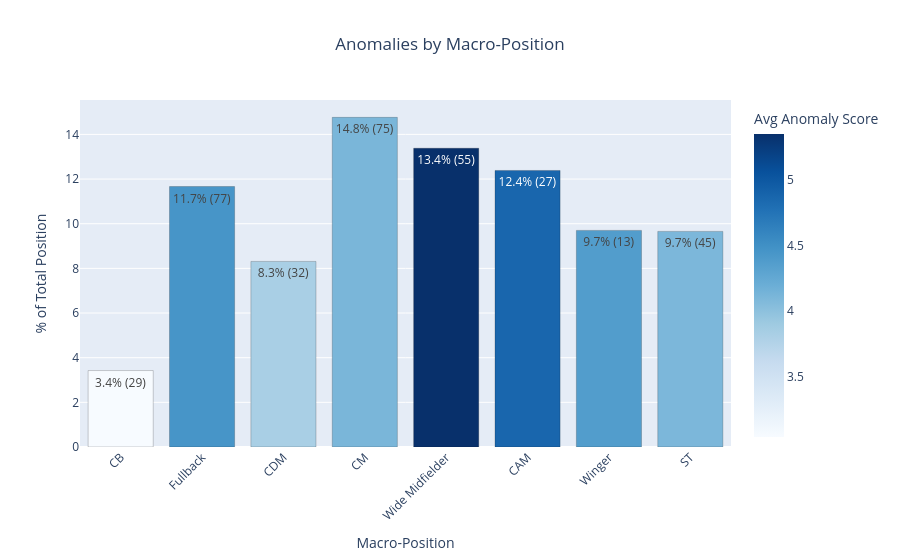

The notebook cell this image was saved under:
### Markdown cell above
* Ditribuzione quantità di anomalie per ruolo (Pagina overview) --- OK
* Distribuzione per campionato (Overview + Cluster Analysis) --- OK
* Distribuzione per età (cluster analysis) --- OK
* PCT di anomalie per ruolo(cluster analysis) --- OK

### Code cell
def plot_anomalies_per_macropos(df_anomalies, df_merged, sort_by='percentage'):
    
    macro_pos_order = ['CB', 'Fullback', 'CDM', 'CM', 'Wide Midfielder', 'CAM', 'Winger', 'ST']
    
    total_by_macropos = df_merged.groupby('macro_pos').size().reset_index(name='total_players')
    
    count_by_macropos = df_anomalies.groupby('macro_pos').agg(
        count=('macro_pos', 'count'),
        avg_anomaly_score=('robust_anomaly_score', 'mean')
    ).reset_index()
    
    stats = pd.merge(count_by_macropos, total_by_macropos, on='macro_pos', how='left')
    
    stats['percentage'] = (stats['count'] / stats['total_players']) * 100
    
    stats['bar_text'] = stats.apply(lambda x: f"{x['percentage']:.1f}% ({int(x['count'])})", axis=1)
    
    if sort_by == 'Percentage':
        stats = stats.sort_values('percentage', ascending=False)
    elif sort_by == 'Count':
        stats = stats.sort_values('count', ascending=False)
        stats['bar_text'] = stats.apply(lambda x: f"{int(x['count'])} ({x['percentage']:.1f}%)", axis=1)

    fig = px.bar(
        stats,
        x='macro_pos',
        y='percentage',
        color='avg_anomaly_score',
        title='Anomalies by Macro-Position',
        labels={
            'count': 'Number of Anomalies', 
            'macro_pos': 'Macro-Position',
            'avg_anomaly_score': 'Avg Anomaly Score',
            'percentage': '% of Total Position',
            'total_players': 'Total Players in Position'
        },
        text='bar_text', 
        color_continuous_scale='Blues',
        #category_orders={'macro_pos': macro_pos_order}, # Decommenta se vuoi usare l'ordinamento fisso
        
        hover_data={
            'avg_anomaly_score': ':.2f', 
            'percentage': ':.2f', 
            'total_players': True,
            'bar_text': False
        }
    )
    
    fig.update_traces(textposition='auto', marker_line_width=0.2, marker_line_color='black')
    
    if sort_by == 'Macro-Position':
        fig.update_layout(xaxis={'categoryorder':'array', 'categoryarray': macro_pos_order})
    
    fig.update_layout(title_x=0.5, xaxis_tickangle=-45)
    fig.show()

# Richiamo corretto della funzione:
plot_anomalies_per_macropos(df, merged, 'Macro-Position')

### Figure 1 — Plotly figure (JSON) as saved in the notebook; plotly's stock layout.template omitted (floating-point values rounded to 4 significant figures)
{"data": [{"customdata": [[4.869, 218, "12.4% (27)"], [3.042, 847, "3.4% (29)"], [3.829, 385, "8.3% (32)"], [4.113, 508, "14.8% (75)"], [4.448, 660, "11.7% (77)"], [4.097, 466, "9.7% (45)"], [5.348, 411, "13.4% (55)"], [4.371, 134, "9.7% (13)"]], "hovertemplate": "Macro-Position=%{x}<br>% of Total Position=%{y:.2f}<br>Avg Anomaly Score=%{marker.color:.2f}<br>Total Players in Position=%{customdata[1]}<extra></extra>", "legendgroup": "", "marker": {"color": [4.869, 3.042, 3.829, 4.113, 4.448, 4.097, 5.348, 4.371], "coloraxis": "coloraxis", "line": {"color": "black", "width": 0.2}, "pattern": {"shape": ""}}, "name": "", "orientation": "v", "showlegend": false, "text": ["12.4% (27)", "3.4% (29)", "8.3% (32)", "14.8% (75)", "11.7% (77)", "9.7% (45)", "13.4% (55)", "9.7% (13)"], "textposition": "auto", "type": "bar", "x": ["CAM", "CB", "CDM", "CM", "Fullback", "ST", "Wide Midfielder", "Winger"], "xaxis": "x", "y": [12.39, 3.424, 8.312, 14.76, 11.67, 9.657, 13.38, 9.701], "yaxis": "y"}], "layout": {"barmode": "relative", "coloraxis": {"colorbar": {"title": {"text": "Avg Anomaly Score"}}, "colorscale": [[0, "rgb(247,251,255)"], [0.125, "rgb(222,235,247)"], [0.25, "rgb(198,219,239)"], [0.375, "rgb(158,202,225)"], [0.5, "rgb(107,174,214)"], [0.625, "rgb(66,146,198)"], [0.75, "rgb(33,113,181)"], [0.875, "rgb(8,81,156)"], [1, "rgb(8,48,107)"]]}, "legend": {"tracegroupgap": 0}, "title": {"text": "Anomalies by Macro-Position", "x": 0.5}, "xaxis": {"anchor": "y", "categoryarray": ["CB", "Fullback", "CDM", "CM", "Wide Midfielder", "CAM", "Winger", "ST"], "categoryorder": "array", "domain": [0, 1], "tickangle": -45, "title": {"text": "Macro-Position"}}, "yaxis": {"anchor": "x", "domain": [0, 1], "title": {"text": "% of Total Position"}}}}
